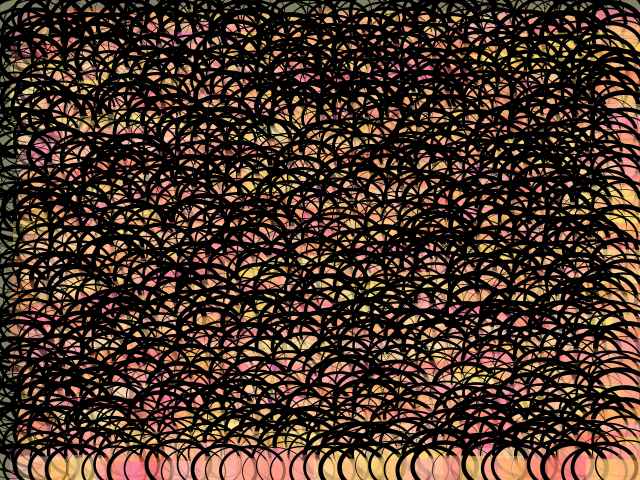
Frame 1 (no input)
Frame 60 (the mouse pressed at the canvas centre just before this capture): identical to frame 1, image omitted
Frame 120 (the mouse held since frame 60 and released just before this capture): identical to frame 1, image omitted

The Processing sketch that drew this single still picture (run headless with seeded random() and noise(); from frame 60 on, the mouse is pressed at the canvas centre):

// Processing sketch: processing_11959
// ── processing_11959.pde

/*
  Patern 2: Regular grid using a for loop
  but offsetting postition with random()
 */

float objectSize = 40;
int heightCount = 40;
int widthCount = 40;
int randomRange = 4;
int randomRange2 = 7;
color myColor;

void setup() {
  size(640, 480);
  ellipseMode(CENTER);
  smooth();
  
  drawGrid();

}


void draw() {
  //nothing to do here right now 
}


void drawGrid() {
  background(128, 128, 100);
  noFill();
  //fill(128);
  
  for (int j = 1; j < heightCount; j = j + 1) {
    //rect(random(widthCount), random(heightCount), 100, 300);
    for (int i = 1; i < widthCount; i = i + 1) {
      noFill();
      stroke(0, 0, 0);
      strokeWeight(random(0, 5));
      //stroke(map(i + j, 50, widthCount + heightCount, 0, 255), 200, 250);
      //color(myColor);
      //rect(random(widthCount), random(heightCount), 100, 300);
      ellipse(map(i, 0, widthCount, 0, width) + random(-randomRange, randomRange),
              map(j, 0, heightCount, 0, height) + random(-randomRange, randomRange),
              width / 10, height / 10);
      noStroke();
      fill(random(345, 320), random(100, 255), random(75, 200), 100);
      rect(map(i, 0, widthCount, 0, width-10) + random(-randomRange2, randomRange2),
        map(j, 0, heightCount, 0, height-10) + random(-randomRange, randomRange),  
        width / 10, height / 10);
    }
  }
}


void mouseMoved() {
  //strokeWeight(random(0, 5));
  //myColor = color(random(250, 300), random(0, 200), random(50, 100));
  widthCount = floor(map(mouseX, 0, width, 0, 40));
  heightCount = floor(map(mouseX, 0, height, 0, 40));
  randomRange = mouseY;
  drawGrid();
}
